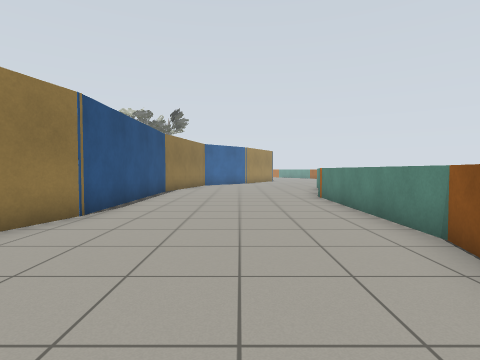
View 1 (above)

24 first-person views from a walk through a robot-simulator world made for Gazebo. The camera is 0.94 m above the floor, tilts 2° down and sees 80° across. The lines on the ground mark 1 m squares. The floor is counted in squares, 1 m on a side. Each view is taken from the middle of a square. On the plan, view 1 faces up. The plan holds only what a view shows up to about 11 squares ahead; the rest is blank. The place goes on beyond the plan. The robots in the file are not drawn. Gazebo's built-in surfaces are drawn with simple patterns.

View 2
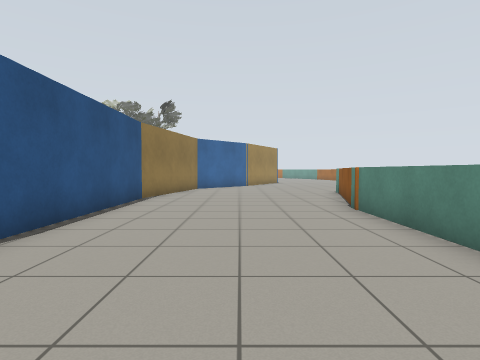

View 3
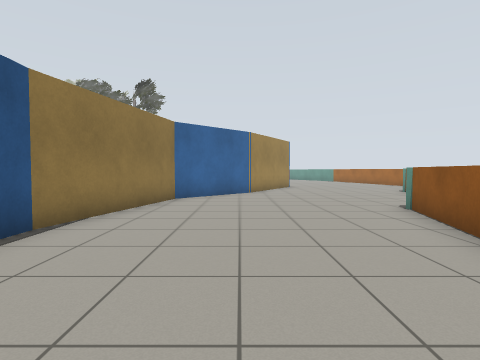

View 4
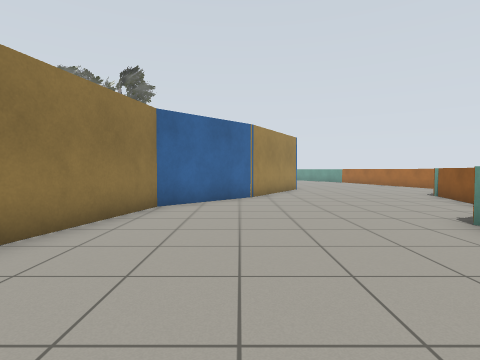

View 5
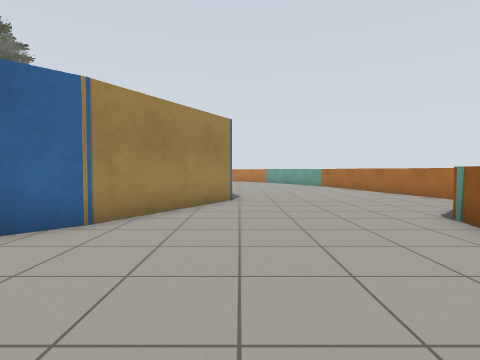

View 6
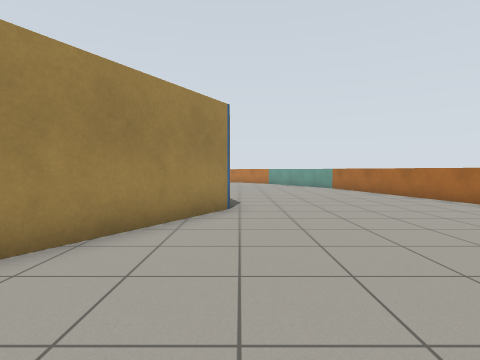

View 7
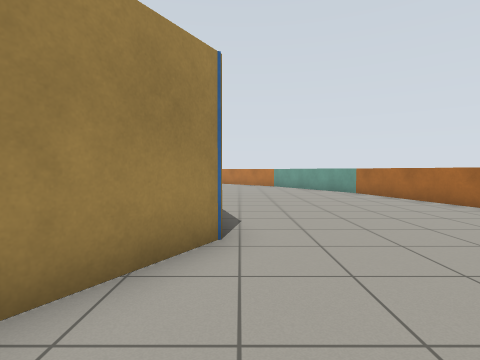

View 8
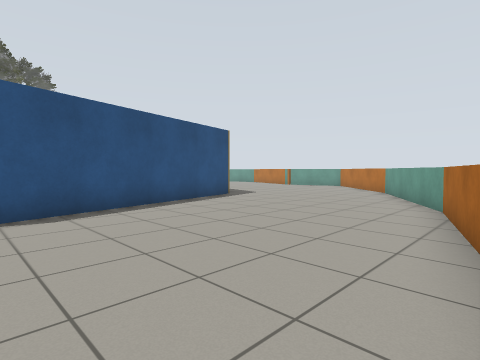

View 9
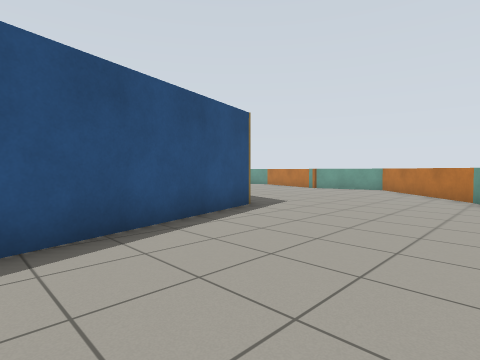

View 10
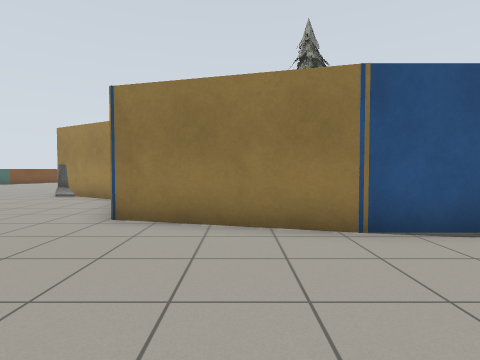

View 11
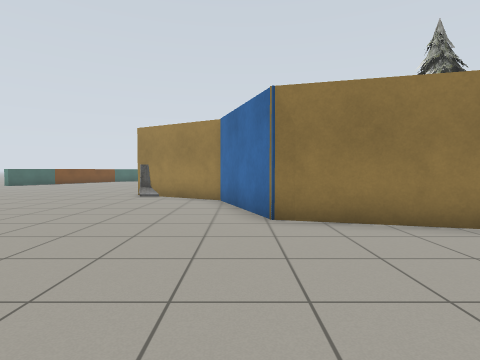

View 12
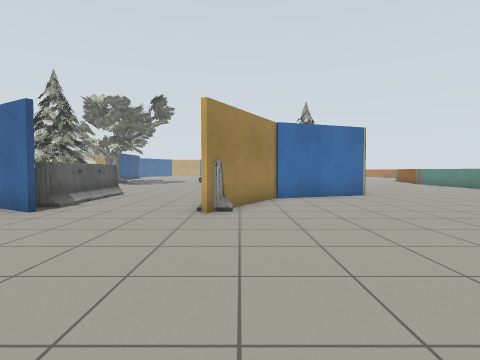

View 13
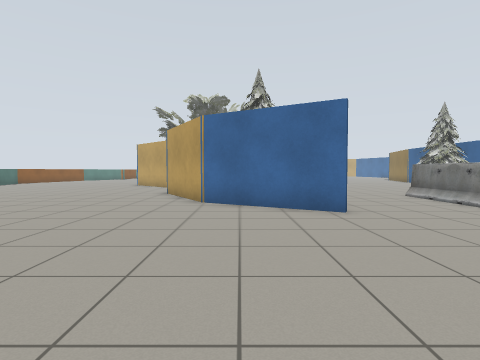

View 14
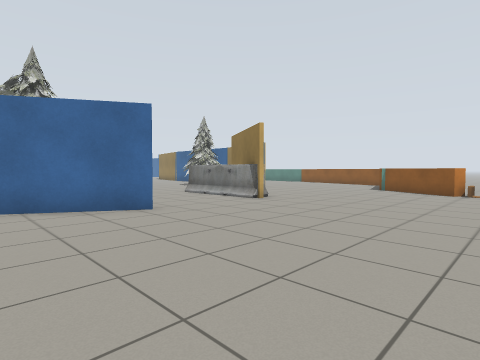

View 15
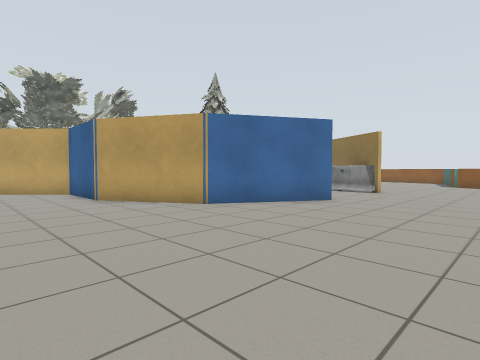

View 16
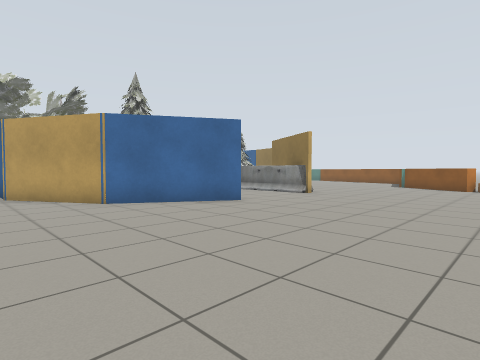

View 17
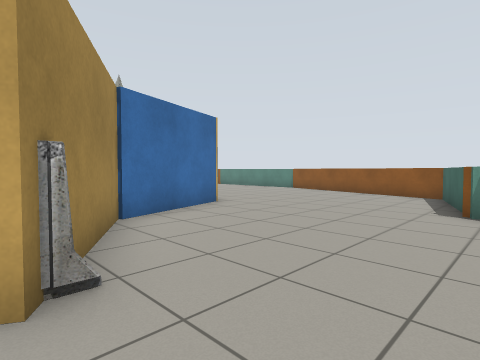

View 18
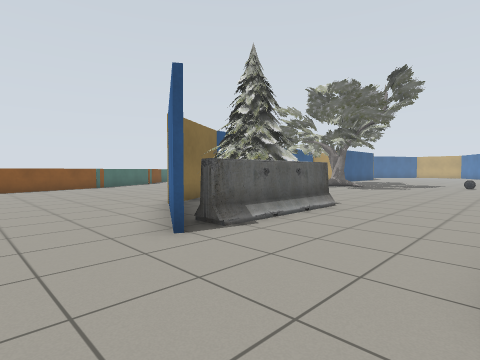

View 19
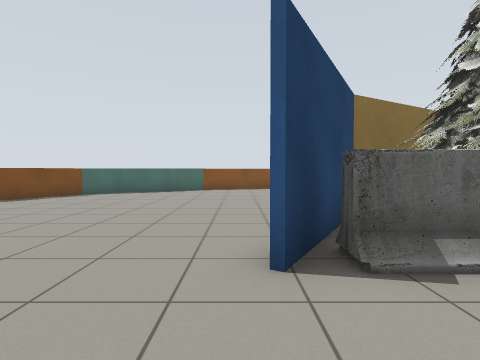

View 20
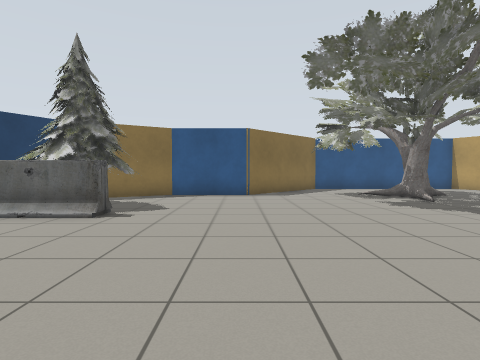

View 21
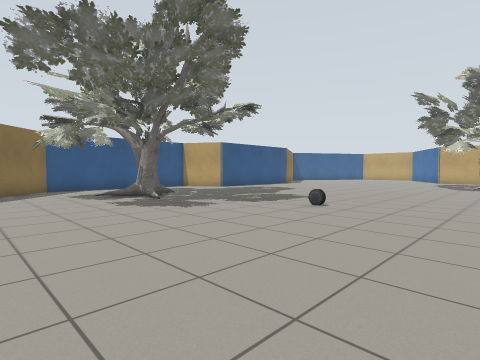

View 22
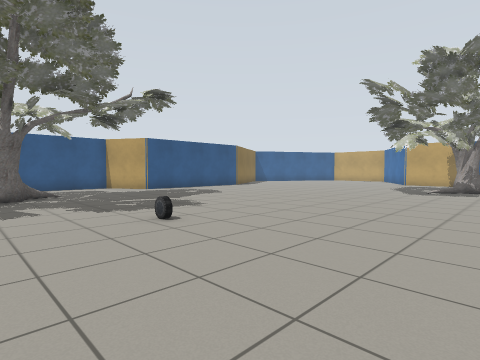

View 23
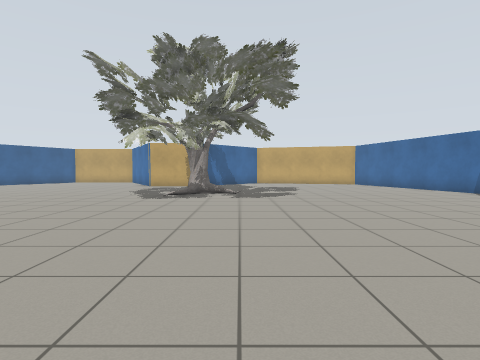

View 24
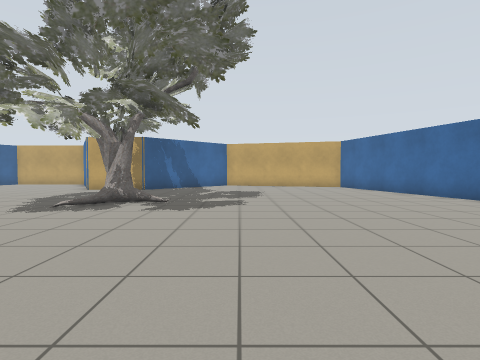

### Floor plan
Key: @ floor where view 1 was taken; # wall or solid block; . floor; = window, fence, low wall or low ledge; T pine tree; B barrier; A oak tree; C car; O other object.
Columns run from 22 left of view 1 to 10 right of it. Each row starts with its distance up from view 1.
 33                        ......=
 32                        #......=
 31                        #......=
 30                        #......=
 29                        #.......=
 28                        ##......=
 27          ...  ..........#......=
 26          ... A..........#......=
 25          ....A..........##......=
 24        .....AAA..........#......=
 23        ......AA.........##......
 22        ....AAA.........##......
 21         ....A..........#......
 20          .............##.....=
 19          ............##......=
 18         ............##.......=
 17        .............#.......
 16       .............##.......
 15      ............. #......=
 14     .............  #......=
 13     ......C.....   #......=
 12     A...........   #......=
 11     AA..........   #.....=
 10    .A...........   #.....=
  9   ..A..........    #.....=
  8 ##AAA..........    #.....=
  7   #............    #.....=
  6  .##........... TT #.....=
  5  ..#........... TTT......=
  4  ..#..........    #......=
  3  ..#.........     #......=
  2 ...##.TTB....    ##......
  1 ....# TTB...B  ###......
  0 .....TTTB...B # ......@
 -1 .....## B...B##.........=
 -2 .......#B...B#.........=
 -3 .......................#
 -4 ....................===
 -5 ...................#
 -6 ..................=
 -7 ..................=
 -8 =.................O
 -9 #=.........  .

Where each view was taken, in squares from view 1:
view 1: 0 up, 0 right, facing up
view 2: 3 up, 0 right, facing up
view 3: 8 up, 0 right, facing up
view 4: 10 up, 0 right, facing up
view 5: 15 up, 3 right, facing up
view 6: 17 up, 3 right, facing up
view 7: 20 up, 3 right, facing up
view 8: 24 up, 9 right, facing up-left
view 9: 26 up, 6 right, facing up-left
view 10: 4 up, 1 right, facing left
view 11: 1 up, 1 right, facing left
view 12: 9 down, 9 left, facing up
view 13: 9 down, 16 left, facing up
view 14: 9 down, 17 left, facing up-right
view 15: 7 down, 22 left, facing up-right
view 16: 9 down, 20 left, facing up-right
view 17: 5 down, 10 left, facing up-right
view 18: 5 down, 10 left, facing up-left
view 19: 3 down, 11 left, facing left
view 20: 5 up, 8 left, facing left
view 21: 6 up, 8 left, facing up-left
view 22: 10 up, 7 left, facing up-left
view 23: 13 up, 7 left, facing up
view 24: 16 up, 5 left, facing up
